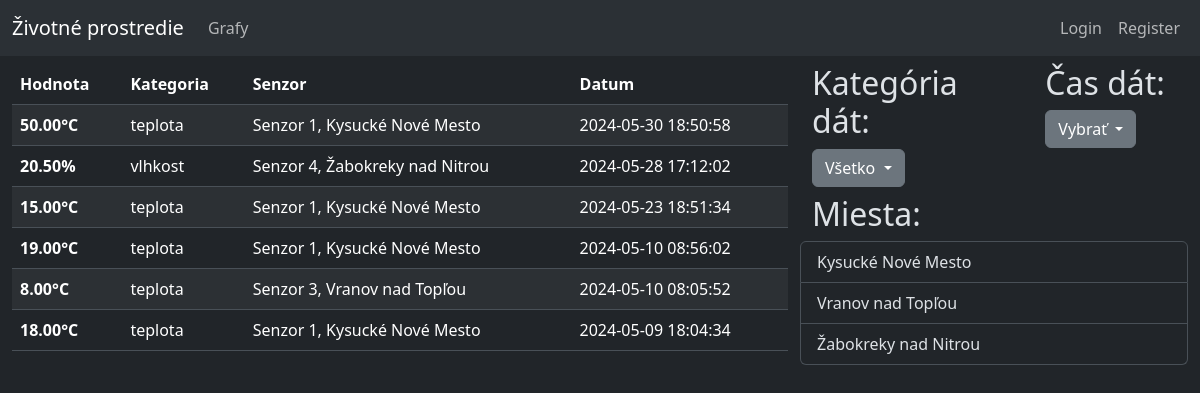
The app's page /, older data.
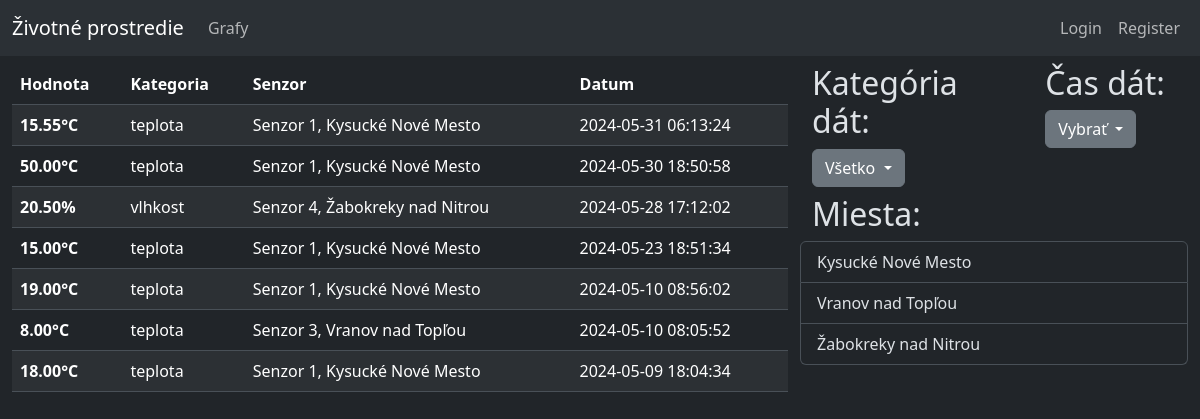
The same page, newer data.
### tables this page shows
CREATE TABLE `data` (
  `id` int(16) NOT NULL,
  `kategoria_id` int(5) NOT NULL,
  `hodnota` decimal(5,2) NOT NULL,
  `senzor_id` int(5) NOT NULL,
  `datum` datetime NOT NULL DEFAULT current_timestamp()
);

CREATE TABLE `kategoria` (
  `id` int(5) NOT NULL,
  `nazov` varchar(32) NOT NULL
);

CREATE TABLE `senzor` (
  `id` int(5) NOT NULL,
  `lokacia` varchar(64) NOT NULL,
  `posledny_update` datetime NOT NULL DEFAULT current_timestamp(),
  `vybavenie` varchar(32) NOT NULL
);

### index.php (the view, shortened to what the changed rows need)
<?php
    include("./connect.php");
    include("./functions.php");
    include("./querry.php");
?>
<!DOCTYPE html>
<html data-bs-theme="dark">
<head>
    <link href="https://cdn.jsdelivr.net/npm/bootstrap@5.3.3/dist/css/bootstrap.min.css" rel="stylesheet">
</head>
<body>
    <header><?php include_once("./header.php")?></header>
    <div class="container-xxl column-gap-3">
        <div class="row mt-2">
            <div class="col-8">
                <table class="table table-striped">
                    <thead>
                        <tr>
                            <th scope="col">Hodnota</th>
                            <th scope="col">Kategoria</th>
                            <th scope="col">Senzor</th>
                            <th scope="col">Datum</th>
                        </tr>
                    </thead>
                    <tbody>
                        <?php
                            $query = get_querry(2,$rola_user);
                            $result = mysqli_query($conn, $query);
                            if (mysqli_num_rows($result) > 0)
                            {
                                while($row = mysqli_fetch_assoc($result))
                                {
                                    echo "
                                    <tr>
                                        <th scope=\"row\">".$row["hodnota"]."".jednotka($row["kategoria_nazov"])."</th>
                                        <td>".$row["kategoria_nazov"]."</td>
                                        <td>Senzor ".$row["senzor_id"].", ".$row["senzor_lokacia"]."</td>
                                        <td>".$row["datum"]."</td>
                                    </tr>";
                                }
                            }
                        ?>
                    </tbody>
                </table>
            </div>
            <div class="col-4">
                <div class="row mb-2">
                    <div class="col-7">
                        <h2>Kategória dát:</h2>
                    </div>
                    <div class="col-5">
                        <h2>Čas dát:</h2>
                    </div>
                </div>
                <div class="row mb-2">
                    <h2>Miesta:</h2>
                    <div class="list-group">
                        <?php
                            $query = "
                            SELECT *
                            FROM senzor
                            GROUP BY lokacia
                            ";
                            $result = mysqli_query($conn, $query);
                            if (mysqli_num_rows($result) > 0)
                            {
                                while($row = mysqli_fetch_assoc($result))
                                {
                                    echo "<a href=\"./lokalita_info.php?lokalita=".$row["lokacia"]."\" class=\"list-group-item list-group-item-action\">".$row["lokacia"]."</a>";
                                }
                            }
                        ?>
                    </div>
                </div>
            </div>
        </div>
    </div>
</body>
</html>

Row changes from the older to the newer data that the page shows:
added data: hodnota "15.55", kategoria.nazov "°C", kategoria.nazov "teplota", senzor "1", senzor.lokacia "Kysucké Nové Mesto", datum "2024-05-31 06:13:24"
